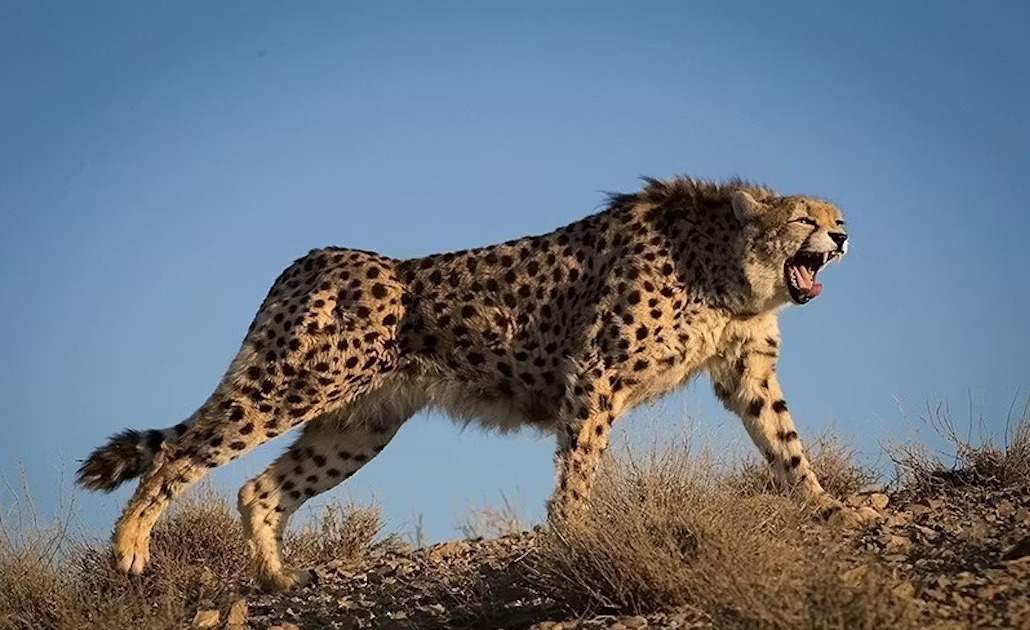
#> input picture hw9/cheetah.jpg, 1030 x 630 px, found by its file name
$ jupyter execute conv2d.ipynb
#> lines starting #> are read from the running program, lines starting #| are printed output that depends on the picture
[cell 1]
from google.colab import drive
drive.mount('/content/drive')

[cell 2]
import os
import cv2
import numpy as np

IMAGES_PATH = 'images_conv'

def load_image(image_path):
    """
    Load the image using opencv
    :param image_path: <String> Path of input_image
    :return a numpy array of size [image_height, image_width]
    """
    # Create the Image directory to save any plots
    if not os.path.exists(IMAGES_PATH):
        os.makedirs(IMAGES_PATH)
    coloured_image = cv2.imread(image_path)
#> coloured_image is the input picture: shape (630, 1030, 3); mean B, G, R 128.1, 116.4, 106
    grey_image = cv2.cvtColor(coloured_image, cv2.COLOR_BGR2GRAY)
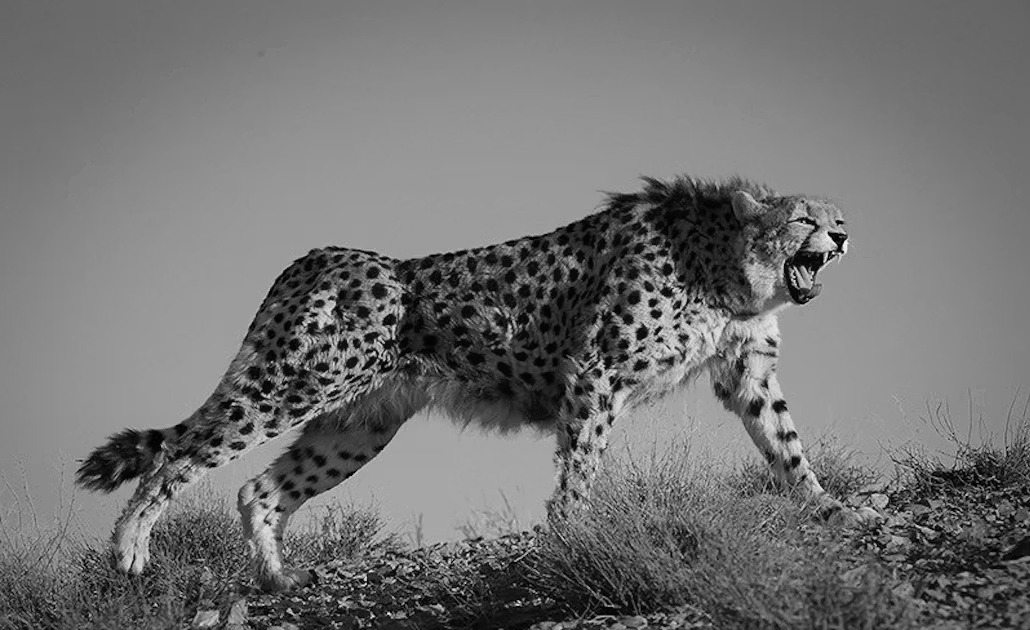
#> grey_image: shape (630, 1030); min 0, max 241, mean 114.6
    print('image matrix size: ', grey_image.shape)
#| image matrix size:  (630, 1030)
    print('\n First 5 columns and rows of the image matrix: \n', grey_image[:5, :5])
#|  First 5 columns and rows of the image matrix:
#|  [[101 101 101 101 101]
#|  [101 101 101 101 101]
#|  [101 101 101 101 101]
#|  [101 101 101 101 101]
#|  [101 101 101 101 101]]
    # cv2.imwrite('TopLeft5x5.jpg', grey_image[:5, :5])
    return grey_image


def convolve2d(image, kernel):
    """
    This function which takes an image and a kernel and returns the convolution of them.

    :param image: a numpy array of size [image_height, image_width].
    :param kernel: a numpy array of size [kernel_height, kernel_width].
    :return: a numpy array of size [image_height, image_width] (convolution output).
    """
    # Flip the kernel
    kernel = np.flipud(np.fliplr(kernel))
    # convolution output
    output = np.zeros_like(image)

    # Add zero padding to the input image
    image_padded = np.zeros((image.shape[0] + 2, image.shape[1] + 2))
    image_padded[1:-1, 1:-1] = image
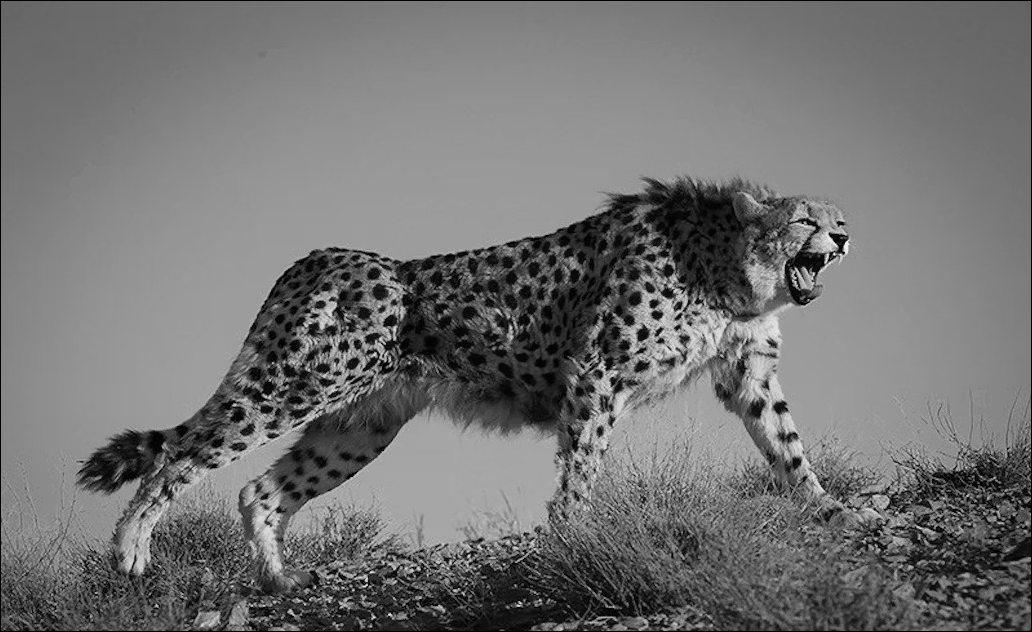
#> image_padded: shape (632, 1032) float64; min 0, max 241, mean 114

    # Loop over every pixel of the image
    for x in range(image.shape[1]):
        for y in range(image.shape[0]):
            # element-wise multiplication of the kernel and the image
            output[y, x] = (kernel * image_padded[y: y+3, x: x+3]).sum()
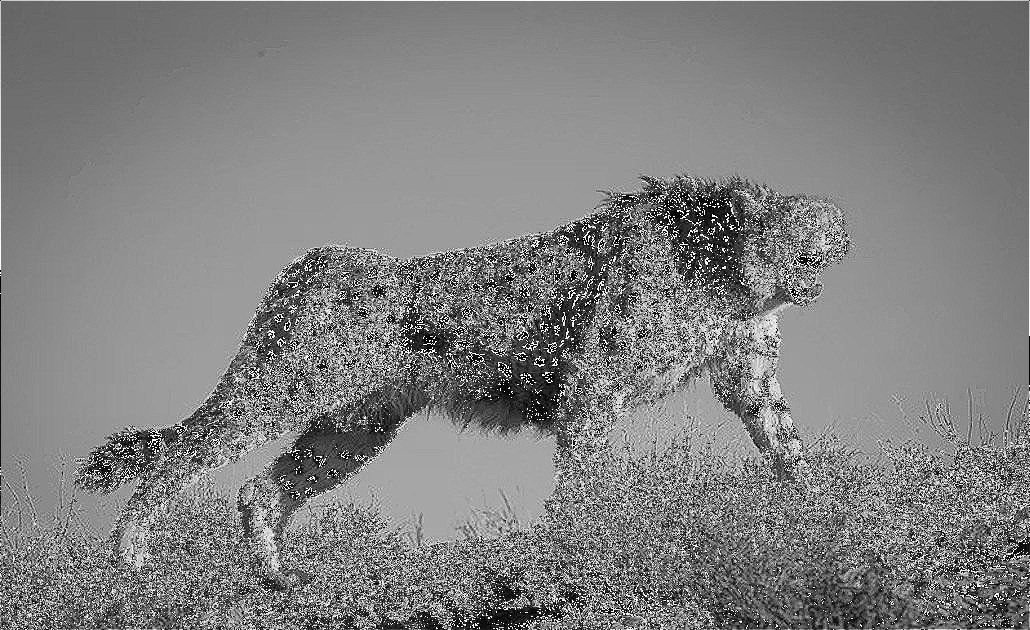
#> output: shape (630, 1030); min 0, max 255, mean 127.6

    return output
